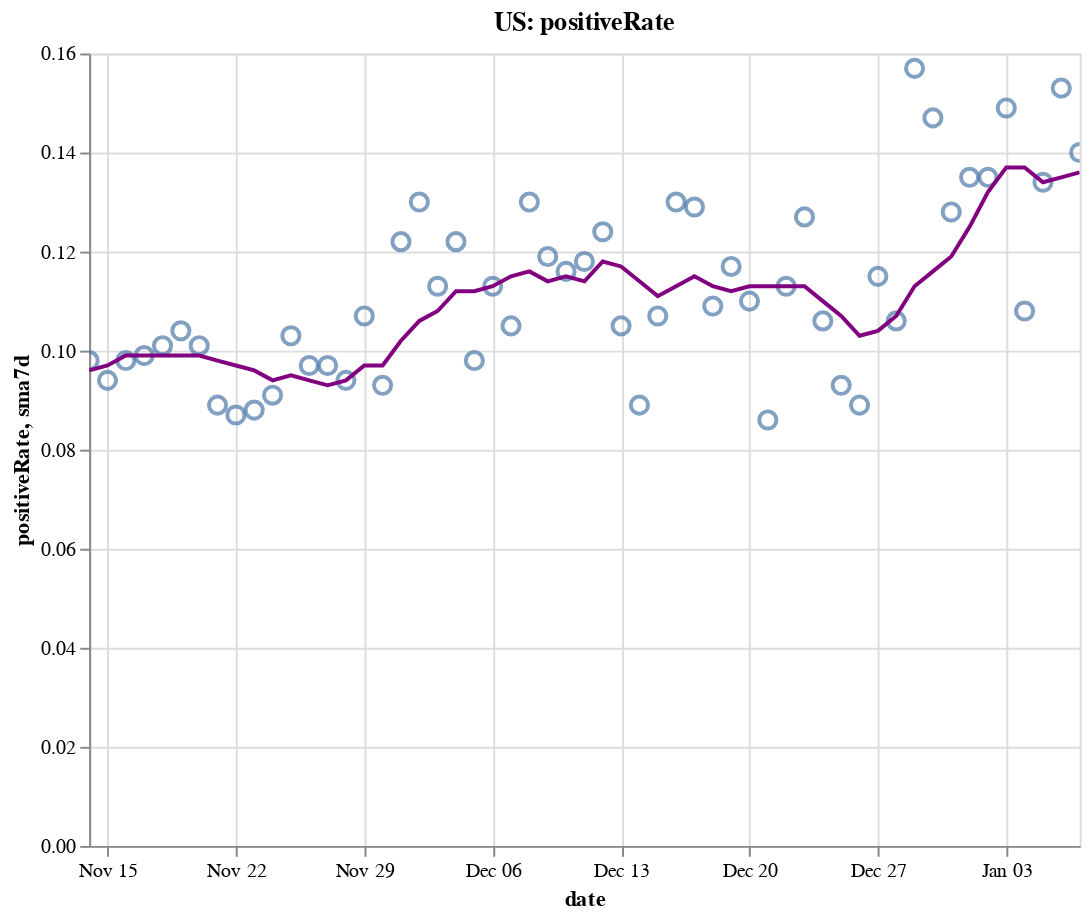

The code cell stored with this chart in its notebook:
### Code cell
create_plot(us, 'positiveRate')

### Figure 1 — Vega-Lite specification as saved in the notebook (floating-point values rounded to 4 significant figures)
{"config": {"view": {"continuousWidth": 400, "continuousHeight": 300}}, "layer": [{"layer": [{"mark": {"type": "point", "size": 75}, "encoding": {"tooltip": [{"type": "temporal", "field": "date"}, {"type": "quantitative", "field": "positiveRate"}, {"type": "quantitative", "field": "sma7d"}], "x": {"type": "temporal", "field": "date"}, "y": {"type": "quantitative", "field": "positiveRate"}}, "selection": {"selector004": {"type": "interval", "bind": "scales", "encodings": ["x", "y"]}}}, {"mark": {"type": "line", "color": "purple"}, "encoding": {"x": {"type": "temporal", "field": "date"}, "y": {"type": "quantitative", "field": "sma7d"}}}]}, {"mark": {"type": "rule", "color": "#aaa"}, "encoding": {"x": {"type": "temporal", "field": "date"}}, "transform": [{"filter": {"selection": "selector003"}}]}, {"mark": "circle", "encoding": {"opacity": {"condition": {"value": 1, "selection": "selector003"}, "value": 0}, "tooltip": [{"type": "temporal", "field": "date"}, {"type": "quantitative", "field": "positiveRate"}, {"type": "quantitative", "field": "sma7d"}], "x": {"type": "temporal", "field": "date"}, "y": {"type": "quantitative", "field": "positiveRate"}}, "selection": {"selector003": {"type": "single", "encodings": ["x"], "on": "mouseover", "nearest": true, "empty": "none"}}}, {"mark": {"type": "text", "align": "left", "dx": 5, "dy": -5, "stroke": "white", "strokeWidth": 2}, "encoding": {"text": {"type": "quantitative", "field": "positiveRate"}, "tooltip": [{"type": "temporal", "field": "date"}, {"type": "quantitative", "field": "positiveRate"}, {"type": "quantitative", "field": "sma7d"}], "x": {"type": "temporal", "field": "date"}, "y": {"type": "quantitative", "field": "positiveRate"}}, "transform": [{"filter": {"selection": "selector003"}}]}, {"mark": {"type": "text", "align": "left", "dx": 5, "dy": -5}, "encoding": {"text": {"type": "quantitative", "field": "positiveRate"}, "tooltip": [{"type": "temporal", "field": "date"}, {"type": "quantitative", "field": "positiveRate"}, {"type": "quantitative", "field": "sma7d"}], "x": {"type": "temporal", "field": "date"}, "y": {"type": "quantitative", "field": "positiveRate"}}, "transform": [{"filter": {"selection": "selector003"}}]}], "data": {"name": "data-9309f0347c3aa8ddf6a52ba3266ff72f"}, "height": 400, "title": "US: positiveRate", "width": 500, "$schema": "https://vega.github.io/schema/vega-lite/v4.8.1.json", "datasets": {"data-9309f0347c3aa8ddf6a52ba3266ff72f": [{"date": "2020-11-14T00:00:00", "totalTestResultsIncrease": 1703000.0, "positiveIncrease": 167200.0, "death": 237400.0, "deathIncrease": 1352.0, "positiveRate": 0.098, "state": "US", "sma7d": 0.096}, {"date": "2020-11-15T00:00:00", "totalTestResultsIncrease": 1557000.0, "positiveIncrease": 146700.0, "death": 238100.0, "deathIncrease": 708.0, "positiveRate": 0.094, "state": "US", "sma7d": 0.097}, {"date": "2020-11-16T00:00:00", "totalTestResultsIncrease": 1533000.0, "positiveIncrease": 149600.0, "death": 238700.0, "deathIncrease": 609.0, "positiveRate": 0.098, "state": "US", "sma7d": 0.099}, {"date": "2020-11-17T00:00:00", "totalTestResultsIncrease": 1600000.0, "positiveIncrease": 159200.0, "death": 240300.0, "deathIncrease": 1562.0, "positiveRate": 0.099, "state": "US", "sma7d": 0.099}, {"date": "2020-11-18T00:00:00", "totalTestResultsIncrease": 1656000.0, "positiveIncrease": 167700.0, "death": 242200.0, "deathIncrease": 1882.0, "positiveRate": 0.101, "state": "US", "sma7d": 0.099}, {"date": "2020-11-19T00:00:00", "totalTestResultsIncrease": 1808000.0, "positiveIncrease": 187300.0, "death": 244200.0, "deathIncrease": 2020.0, "positiveRate": 0.104, "state": "US", "sma7d": 0.099}, {"date": "2020-11-20T00:00:00", "totalTestResultsIncrease": 1943000.0, "positiveIncrease": 196600.0, "death": 246100.0, "deathIncrease": 1894.0, "positiveRate": 0.101, "state": "US", "sma7d": 0.099}, {"date": "2020-11-21T00:00:00", "totalTestResultsIncrease": 2051000.0, "positiveIncrease": 183400.0, "death": 247600.0, "deathIncrease": 1554.0, "positiveRate": 0.089, "state": "US", "sma7d": 0.098}, {"date": "2020-11-22T00:00:00", "totalTestResultsIncrease": 1760000.0, "positiveIncrease": 153800.0, "death": 248600.0, "deathIncrease": 917.0, "positiveRate": 0.087, "state": "US", "sma7d": 0.097}, {"date": "2020-11-23T00:00:00", "totalTestResultsIncrease": 1752000.0, "positiveIncrease": 154200.0, "death": 249400.0, "deathIncrease": 858.0, "positiveRate": 0.088, "state": "US", "sma7d": 0.096}, {"date": "2020-11-24T00:00:00", "totalTestResultsIncrease": 1817000.0, "positiveIncrease": 165100.0, "death": 251500.0, "deathIncrease": 2106.0, "positiveRate": 0.091, "state": "US", "sma7d": 0.094}, {"date": "2020-11-25T00:00:00", "totalTestResultsIncrease": 1824000.0, "positiveIncrease": 187800.0, "death": 253800.0, "deathIncrease": 2280.0, "positiveRate": 0.103, "state": "US", "sma7d": 0.095}, {"date": "2020-11-26T00:00:00", "totalTestResultsIncrease": 1332000.0, "positiveIncrease": 129400.0, "death": 255200.0, "deathIncrease": 1387.0, "positiveRate": 0.097, "state": "US", "sma7d": 0.094}, {"date": "2020-11-27T00:00:00", "totalTestResultsIncrease": 2041000.0, "positiveIncrease": 197600.0, "death": 256600.0, "deathIncrease": 1392.0, "positiveRate": 0.097, "state": "US", "sma7d": 0.093}, {"date": "2020-11-28T00:00:00", "totalTestResultsIncrease": 1614000.0, "positiveIncrease": 151900.0, "death": 257800.0, "deathIncrease": 1251.0, "positiveRate": 0.094, "state": "US", "sma7d": 0.094}, {"date": "2020-11-29T00:00:00", "totalTestResultsIncrease": 1281000.0, "positiveIncrease": 136900.0, "death": 258700.0, "deathIncrease": 823.0, "positiveRate": 0.107, "state": "US", "sma7d": 0.097}, {"date": "2020-11-30T00:00:00", "totalTestResultsIncrease": 1612000.0, "positiveIncrease": 149200.0, "death": 259700.0, "deathIncrease": 1035.0, "positiveRate": 0.093, "state": "US", "sma7d": 0.097}, {"date": "2020-12-01T00:00:00", "totalTestResultsIncrease": 1466000.0, "positiveIncrease": 179000.0, "death": 262200.0, "deathIncrease": 2506.0, "positiveRate": 0.122, "state": "US", "sma7d": 0.102}, {"date": "2020-12-02T00:00:00", "totalTestResultsIncrease": 1556000.0, "positiveIncrease": 202000.0, "death": 265000.0, "deathIncrease": 2804.0, "positiveRate": 0.13, "state": "US", "sma7d": 0.106}, {"date": "2020-12-03T00:00:00", "totalTestResultsIncrease": 1895000.0, "positiveIncrease": 214400.0, "death": 267800.0, "deathIncrease": 2825.0, "positiveRate": 0.113, "state": "US", "sma7d": 0.108}, {"date": "2020-12-04T00:00:00", "totalTestResultsIncrease": 1884000.0, "positiveIncrease": 230000.0, "death": 270400.0, "deathIncrease": 2573.0, "positiveRate": 0.122, "state": "US", "sma7d": 0.112}, {"date": "2020-12-05T00:00:00", "totalTestResultsIncrease": 2210000.0, "positiveIncrease": 217400.0, "death": 272900.0, "deathIncrease": 2480.0, "positiveRate": 0.098, "state": "US", "sma7d": 0.112}, {"date": "2020-12-06T00:00:00", "totalTestResultsIncrease": 1607000.0, "positiveIncrease": 181800.0, "death": 274000.0, "deathIncrease": 1145.0, "positiveRate": 0.113, "state": "US", "sma7d": 0.113}, {"date": "2020-12-07T00:00:00", "totalTestResultsIncrease": 1722000.0, "positiveIncrease": 181500.0, "death": 275300.0, "deathIncrease": 1297.0, "positiveRate": 0.105, "state": "US", "sma7d": 0.115}, {"date": "2020-12-08T00:00:00", "totalTestResultsIncrease": 1658000.0, "positiveIncrease": 216000.0, "death": 278000.0, "deathIncrease": 2703.0, "positiveRate": 0.13, "state": "US", "sma7d": 0.116}, {"date": "2020-12-09T00:00:00", "totalTestResultsIncrease": 1801000.0, "positiveIncrease": 214900.0, "death": 281200.0, "deathIncrease": 3164.0, "positiveRate": 0.119, "state": "US", "sma7d": 0.114}, {"date": "2020-12-10T00:00:00", "totalTestResultsIncrease": 1891000.0, "positiveIncrease": 219600.0, "death": 284300.0, "deathIncrease": 3115.0, "positiveRate": 0.116, "state": "US", "sma7d": 0.115}, {"date": "2020-12-11T00:00:00", "totalTestResultsIncrease": 1991000.0, "positiveIncrease": 235500.0, "death": 287100.0, "deathIncrease": 2749.0, "positiveRate": 0.118, "state": "US", "sma7d": 0.114}, {"date": "2020-12-12T00:00:00", "totalTestResultsIncrease": 1809000.0, "positiveIncrease": 225100.0, "death": 289600.0, "deathIncrease": 2494.0, "positiveRate": 0.124, "state": "US", "sma7d": 0.118}, {"date": "2020-12-13T00:00:00", "totalTestResultsIncrease": 1770000.0, "positiveIncrease": 186400.0, "death": 291000.0, "deathIncrease": 1494.0, "positiveRate": 0.105, "state": "US", "sma7d": 0.117}, {"date": "2020-12-14T00:00:00", "totalTestResultsIncrease": 2158000.0, "positiveIncrease": 193000.0, "death": 292400.0, "deathIncrease": 1358.0, "positiveRate": 0.089, "state": "US", "sma7d": 0.114}, {"date": "2020-12-15T00:00:00", "totalTestResultsIncrease": 1774000.0, "positiveIncrease": 190500.0, "death": 295400.0, "deathIncrease": 2971.0, "positiveRate": 0.107, "state": "US", "sma7d": 0.111}, {"date": "2020-12-16T00:00:00", "totalTestResultsIncrease": 1788000.0, "positiveIncrease": 232300.0, "death": 298800.0, "deathIncrease": 3448.0, "positiveRate": 0.13, "state": "US", "sma7d": 0.113}, {"date": "2020-12-17T00:00:00", "totalTestResultsIncrease": 1864000.0, "positiveIncrease": 240800.0, "death": 302300.0, "deathIncrease": 3438.0, "positiveRate": 0.129, "state": "US", "sma7d": 0.115}, {"date": "2020-12-18T00:00:00", "totalTestResultsIncrease": 2196000.0, "positiveIncrease": 239800.0, "death": 305100.0, "deathIncrease": 2866.0, "positiveRate": 0.109, "state": "US", "sma7d": 0.113}, {"date": "2020-12-19T00:00:00", "totalTestResultsIncrease": 1739000.0, "positiveIncrease": 203500.0, "death": 307800.0, "deathIncrease": 2723.0, "positiveRate": 0.117, "state": "US", "sma7d": 0.112}, {"date": "2020-12-20T00:00:00", "totalTestResultsIncrease": 1792000.0, "positiveIncrease": 196600.0, "death": 309500.0, "deathIncrease": 1633.0, "positiveRate": 0.11, "state": "US", "sma7d": 0.113}, {"date": "2020-12-21T00:00:00", "totalTestResultsIncrease": 2082000.0, "positiveIncrease": 178700.0, "death": 311000.0, "deathIncrease": 1485.0, "positiveRate": 0.086, "state": "US", "sma7d": 0.113}, {"date": "2020-12-22T00:00:00", "totalTestResultsIncrease": 1690000.0, "positiveIncrease": 190600.0, "death": 314100.0, "deathIncrease": 3166.0, "positiveRate": 0.113, "state": "US", "sma7d": 0.113}, {"date": "2020-12-23T00:00:00", "totalTestResultsIncrease": 1747000.0, "positiveIncrease": 221500.0, "death": 317500.0, "deathIncrease": 3379.0, "positiveRate": 0.127, "state": "US", "sma7d": 0.113}, {"date": "2020-12-24T00:00:00", "totalTestResultsIncrease": 1930000.0, "positiveIncrease": 204300.0, "death": 320500.0, "deathIncrease": 2949.0, "positiveRate": 0.106, "state": "US", "sma7d": 0.11}, {"date": "2020-12-25T00:00:00", "totalTestResultsIncrease": 1354000.0, "positiveIncrease": 125900.0, "death": 322000.0, "deathIncrease": 1548.0, "positiveRate": 0.093, "state": "US", "sma7d": 0.107}, {"date": "2020-12-26T00:00:00", "totalTestResultsIncrease": 2122000.0, "positiveIncrease": 189800.0, "death": 323400.0, "deathIncrease": 1419.0, "positiveRate": 0.089, "state": "US", "sma7d": 0.103}, {"date": "2020-12-27T00:00:00", "totalTestResultsIncrease": 1340000.0, "positiveIncrease": 153800.0, "death": 324800.0, "deathIncrease": 1402.0, "positiveRate": 0.115, "state": "US", "sma7d": 0.104}, {"date": "2020-12-28T00:00:00", "totalTestResultsIncrease": 1538000.0, "positiveIncrease": 162800.0, "death": 326300.0, "deathIncrease": 1491.0, "positiveRate": 0.106, "state": "US", "sma7d": 0.107}, {"date": "2020-12-29T00:00:00", "totalTestResultsIncrease": 1246000.0, "positiveIncrease": 195900.0, "death": 329600.0, "deathIncrease": 3299.0, "positiveRate": 0.157, "state": "US", "sma7d": 0.113}, {"date": "2020-12-30T00:00:00", "totalTestResultsIncrease": 1538000.0, "positiveIncrease": 226300.0, "death": 333500.0, "deathIncrease": 3903.0, "positiveRate": 0.147, "state": "US", "sma7d": 0.116}, {"date": "2020-12-31T00:00:00", "totalTestResultsIncrease": 1749000.0, "positiveIncrease": 223700.0, "death": 336800.0, "deathIncrease": 3287.0, "positiveRate": 0.128, "state": "US", "sma7d": 0.119}, {"date": "2021-01-01T00:00:00", "totalTestResultsIncrease": 1340000.0, "positiveIncrease": 180300.0, "death": 339400.0, "deathIncrease": 2596.0, "positiveRate": 0.135, "state": "US", "sma7d": 0.125}, {"date": "2021-01-02T00:00:00", "totalTestResultsIncrease": 2060000.0, "positiveIncrease": 279000.0, "death": 341800.0, "deathIncrease": 2395.0, "positiveRate": 0.135, "state": "US", "sma7d": 0.132}, {"date": "2021-01-03T00:00:00", "totalTestResultsIncrease": 1401000.0, "positiveIncrease": 208100.0, "death": 343300.0, "deathIncrease": 1461.0, "positiveRate": 0.149, "state": "US", "sma7d": 0.137}, {"date": "2021-01-04T00:00:00", "totalTestResultsIncrease": 1639000.0, "positiveIncrease": 177700.0, "death": 344800.0, "deathIncrease": 1545.0, "positiveRate": 0.108, "state": "US", "sma7d": 0.137}, {"date": "2021-01-05T00:00:00", "totalTestResultsIncrease": 1609000.0, "positiveIncrease": 215400.0, "death": 348300.0, "deathIncrease": 3522.0, "positiveRate": 0.134, "state": "US", "sma7d": 0.134}, {"date": "2021-01-06T00:00:00", "totalTestResultsIncrease": 1619000.0, "positiveIncrease": 247800.0, "death": 352200.0, "deathIncrease": 3866.0, "positiveRate": 0.153, "state": "US", "sma7d": 0.135}, {"date": "2021-01-07T00:00:00", "totalTestResultsIncrease": 1899000.0, "positiveIncrease": 265900.0, "death": 356000.0, "deathIncrease": 4030.0, "positiveRate": 0.14, "state": "US", "sma7d": 0.136}]}}
